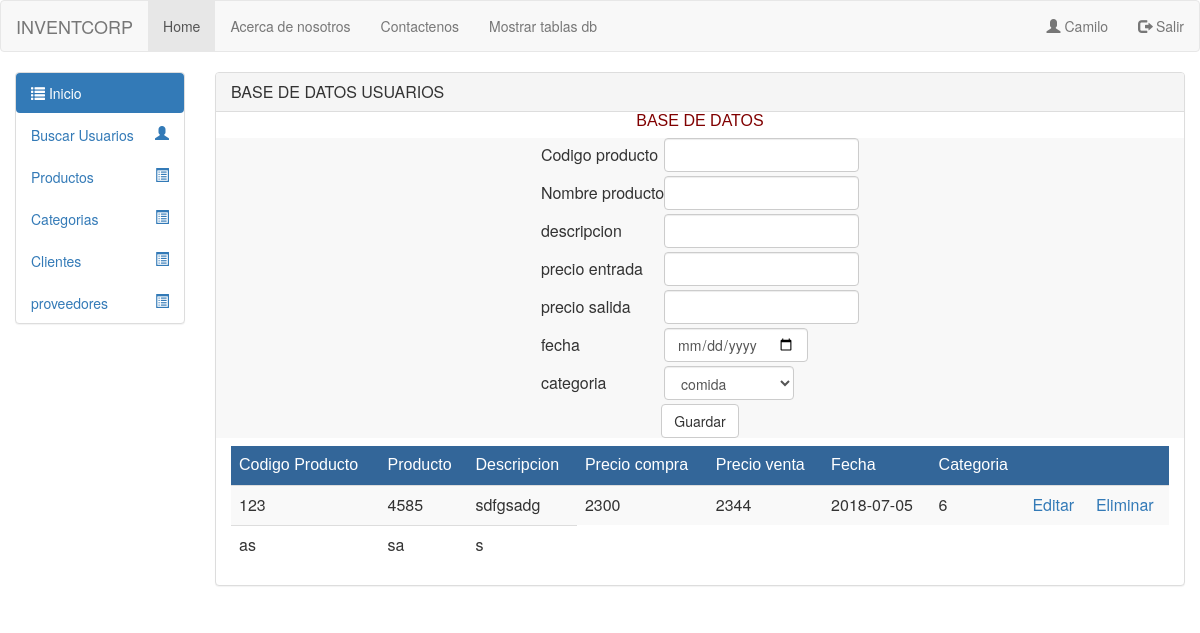
Page /codigosNN/productos/crudproductos.php (signed in) on the earlier database version.
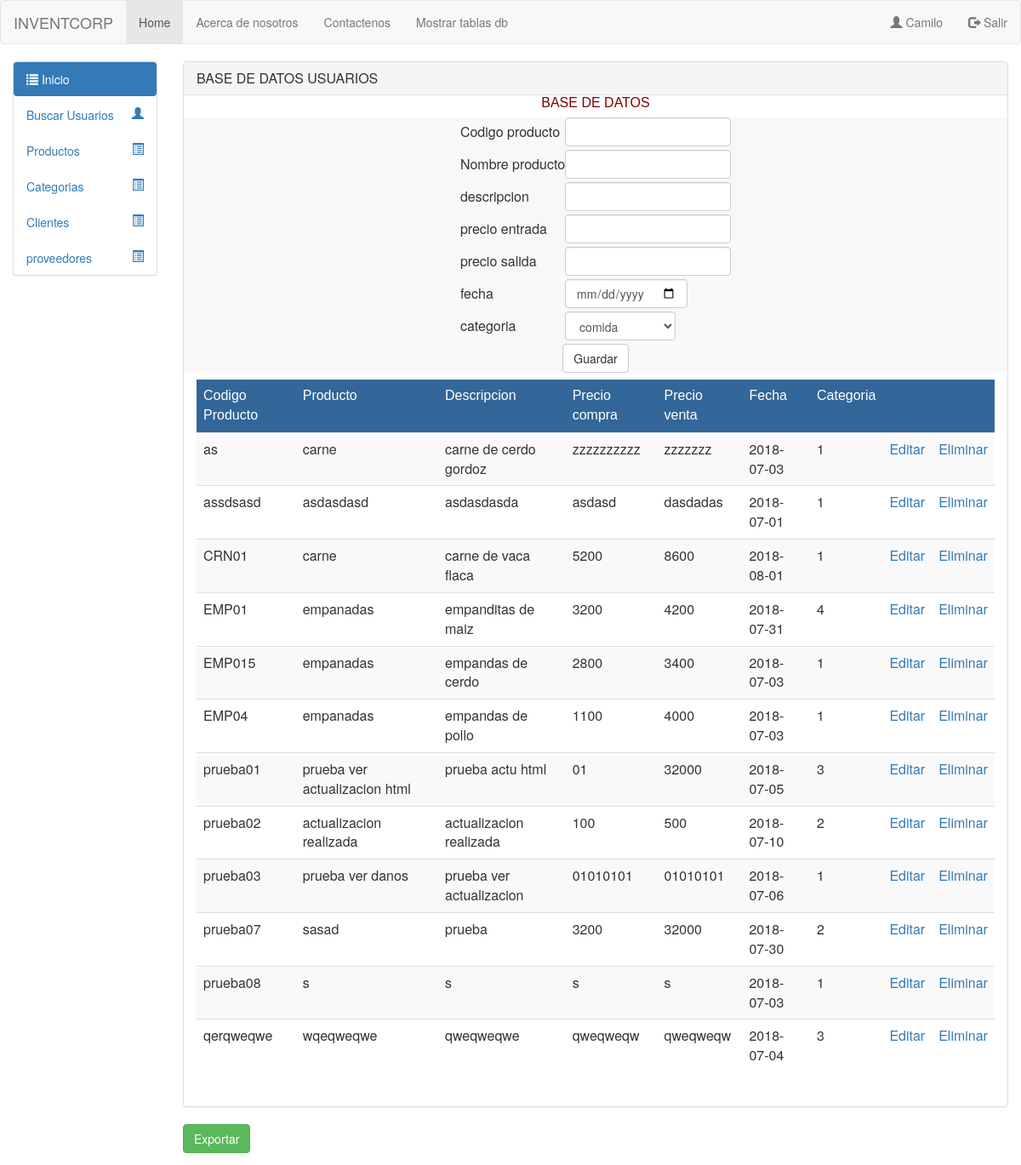
Same page on the later database version.
### tables this page shows
CREATE TABLE `productos` (
  `codigo_producto` varchar(50) NOT NULL,
  `nombre_producto` varchar(50) NOT NULL,
  `desc_producto` varchar(50) NOT NULL,
  `precio_entrada` varchar(50) NOT NULL,
  `precio_salida` varchar(50) NOT NULL,
  `fecha_ingreso` date NOT NULL,
  `estado_producto` tinyint(1) NOT NULL,
  `id_categoria` int(11) DEFAULT NULL
);

### codigosNN/productos/condb.php (called while the page is built, shortened)
<?php
class conexion
{
public function __construct()
{
$this->con = new mysqli("localhost", "root", "", "inventcorp");
}
}
?>

### codigosNN/productos/alumno.model.php (called while the page is built, shortened)
<?php
 include("condb.php");
class clases extends conexion
{
    public function listar()
    {
        $q = "select * from productos order by codigo_producto";
        $consulta = $this->con->query($q) or die ('failed!' . $this->con->error);
        return $consulta;
    }
}
?>

### codigosNN/productos/crudproductos.php (the view, shortened to what the changed rows need)
<?php
require 'alumno.model.php';
?>
<html lang="en">
<head>
<link href="../../bootstrap/css/bootstrap.min.css" rel="stylesheet" media="screen">
</head>
<body>
<div class="container-fluid">
<div class="row">
<div class="col-sm-10 col-md-10">
<div class="panel panel-default">
<div class="row">
 <div class="col-sm-12 col-md-12">
             <div class="col-sm-12 col-md-12">
             <div class="table-responsive">
                    <table class="table table-hover table-striped" align="center">
                    <thead>
                        <tr>
                            <tr style="color:#FFF; background-color:#369">
                            <td style="font-family:Tahoma, Geneva, sans-serif">Codigo Producto</td>
                            <td style="font-family:Tahoma, Geneva, sans-serif">Producto</td>
                            <td style="font-family:Tahoma, Geneva, sans-serif">Descripcion</td>
                            <td style="font-family:Tahoma, Geneva, sans-serif">Precio compra</td>
                            <td style="font-family:Tahoma, Geneva, sans-serif">Precio venta</td>
                            <td style="font-family:Tahoma, Geneva, sans-serif">Fecha</td>
                            <td style="font-family:Tahoma, Geneva, sans-serif">Categoria</td>
                            <td></td>
                            <td></td>
                        </tr>
                    </thead>
                    <?php
                    $objeto= new clases;
                    $res=$objeto->listar();
                     while($row = $res->fetch_array(MYSQLI_ASSOC)){
                      ?>
                        <tr>
                            <td><?php echo $row['codigo_producto']; ?></td>
                            <td><?php echo $row['nombre_producto']; ?></td>
                            <td><?php echo $row['desc_producto']; ?></td>
                            <td><?php echo $row['precio_entrada']; ?></td>
                            <td><?php echo $row['precio_salida']; ?></td>
                            <td><?php echo $row['fecha_ingreso']; ?></td>
                            <td><?php echo $row['id_categoria']; ?></td>
                            <td>
                                <a href="crudproductos.php?edit=<?php echo $row['codigo_producto']; ?>">Editar</a>
                            </td>
                            <td>
                                <a href="controlador.php?del=<?php echo $row['codigo_producto']; ?>">Eliminar</a>
                            </td>
                        </tr>
                    <?php
                   } $objeto->CloseDB();?>
                </table>
                <br/>
             </div>
                </div>
              </div>
            </div>
        </div>
         <form method="post" action="exportar1.php">
     <input type="submit" name="exportar" class="btn btn-success" value="Exportar" />
    </form>
        </div>
</div>
</div>
    </body>
</html>

Differences in the rows shown:
removed productos: codigo_producto "123", nombre_producto "4585", desc_producto "sdfgsadg", precio_entrada "2300", precio_salida "2344", fecha_ingreso "2018-07-05", id_categoria "6"
changed productos "as": nombre_producto "sa" → "carne"; desc_producto "s" → "carne de cerdo gordoz"; precio_entrada (not shown) → "zzzzzzzzzz"; precio_salida (not shown) → "zzzzzzz"; fecha_ingreso (not shown) → "2018-07-03"; id_categoria (not shown) → "1"
now on this page (row edited): productos: codigo_producto "assdsasd", nombre_producto "asdasdasd", desc_producto "asdasdasda", precio_entrada "asdasd", precio_salida "dasdadas", fecha_ingreso "2018-07-01", id_categoria "1"
added productos: codigo_producto "CRN01", nombre_producto "carne", desc_producto "carne de vaca flaca", precio_entrada "5200", precio_salida "8600", fecha_ingreso "2018-08-01", id_categoria "1"
now on this page (row edited): productos: codigo_producto "EMP01", nombre_producto "empanadas", desc_producto "empanditas de maiz", precio_entrada "3200", precio_salida "4200", fecha_ingreso "2018-07-31", id_categoria "4"
now on this page (row edited): productos: codigo_producto "EMP015", nombre_producto "empanadas", desc_producto "empandas de cerdo", precio_entrada "2800", precio_salida "3400", fecha_ingreso "2018-07-03", id_categoria "1"
now on this page (row unchanged): productos: codigo_producto "EMP04", nombre_producto "empanadas", desc_producto "empandas de pollo", precio_entrada "1100", precio_salida "4000", fecha_ingreso "2018-07-03", id_categoria "1"
now on this page (row unchanged): productos: codigo_producto "prueba01", nombre_producto "prueba ver actualizacion html", desc_producto "prueba actu html", precio_entrada "01", precio_salida "32000", fecha_ingreso "2018-07-05", id_categoria "3"
now on this page (row unchanged): productos: codigo_producto "prueba02", nombre_producto "actualizacion realizada", desc_producto "actualizacion realizada", precio_entrada "100", precio_salida "500", fecha_ingreso "2018-07-10", id_categoria "2"
now on this page (row unchanged): productos: codigo_producto "prueba03", nombre_producto "prueba ver danos", desc_producto "prueba ver actualizacion", precio_entrada "01010101", precio_salida "01010101", fecha_ingreso "2018-07-06", id_categoria "1"
now on this page (row edited): productos: codigo_producto "prueba07", nombre_producto "sasad", desc_producto "prueba", precio_entrada "3200", precio_salida "32000", fecha_ingreso "2018-07-30", id_categoria "2"
now on this page (row unchanged): productos: codigo_producto "prueba08", nombre_producto "s", desc_producto "s", precio_entrada "s", precio_salida "s", fecha_ingreso "2018-07-03", id_categoria "1"
now on this page (row unchanged): productos: codigo_producto "qerqweqwe", nombre_producto "wqeqweqwe", desc_producto "qweqweqwe", precio_entrada "qweqweqw", precio_salida "qweqweqw", fecha_ingreso "2018-07-04", id_categoria "3"
Other differences:
form field exportar: (not shown) → "Exportar"
